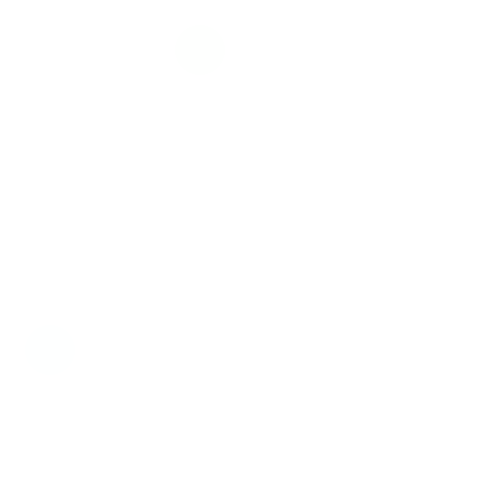
Frame 1 (no input)
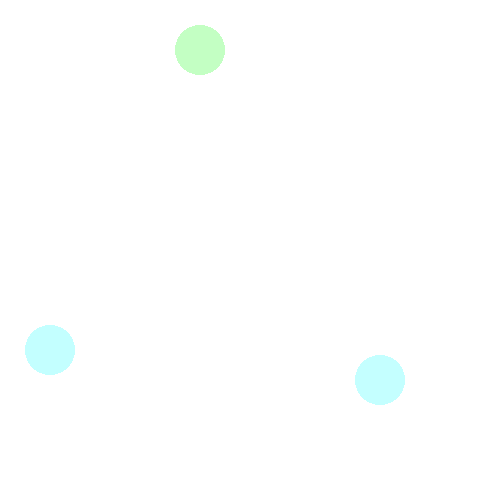
Frame 60 (the mouse pressed at the canvas centre just before this capture)
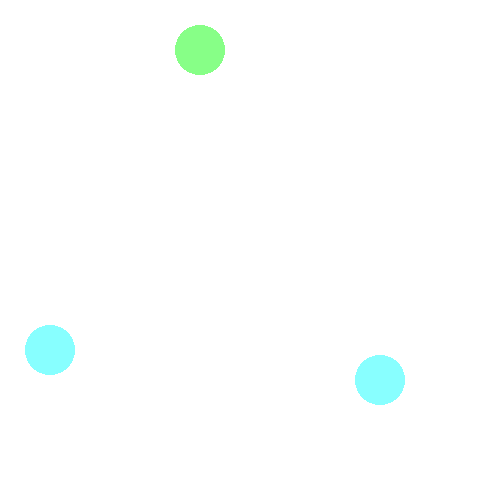
Frame 120 (the mouse held since frame 60 and released just before this capture)

The Processing sketch that drew these frames (run headless with seeded random() and noise(); from frame 60 on, the mouse is pressed at the canvas centre):

// Processing sketch: processing_32462
// ── processing_32462.pde

int x = 0;
int y = 20;
int circlecolour1 = 250;
int circlecolour2 = 0;
int circledimensions = 50;


void setup() {
  size(500,500);
  background (255, 255, 255);
  noStroke();
  }
  
  void draw(){
         smooth();



ellipse (380,380,circledimensions,circledimensions);    
      fill (0, 230, circlecolour2, 1);
      
      ellipse (200,50,circledimensions,circledimensions);    
      fill (0, 230, 230, 1);
     
     
      ellipse (50,350,circledimensions,circledimensions);    
      fill (0, 230, 230, 1);


      
   
      
      

  }
